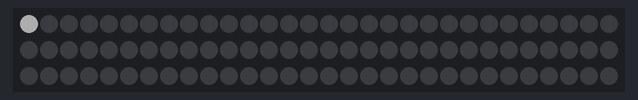
A sketch run on a simulated ESP32. Shown: 90 RGB LEDs in strip order, left to right, continuing on the next row. Dim RGB values are drawn brighter than linear; I2S audio is not simulated (input reads silence); what the sketch prints to the serial monitor is not drawn.

Above: at 0.6 s.
At 1.5 s:
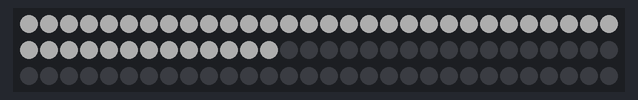
At 2.1 s:
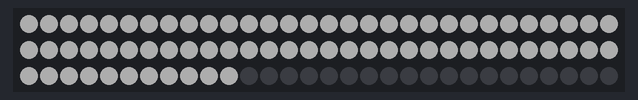
At 2.6 s:
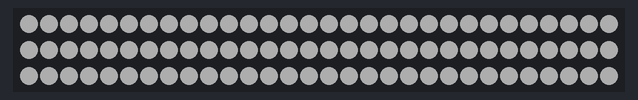

The sketch:

led_mic_funktioniert.ino
```cpp
#include <driver/i2s.h>
#define I2S_WS 15
#define I2S_SD 32
#define I2S_SCK 14
#define I2S_PORT I2S_NUM_0
#define bufferLen 128

#include <Adafruit_NeoPixel.h>  // https://github.com/adafruit/Adafruit_NeoPixel

#define STRIP_LEDS 90
#define STRIP_OUT 16

#define MAX_INPUT 400

Adafruit_NeoPixel strip(STRIP_LEDS, STRIP_OUT, NEO_GRB + NEO_KHZ800);

uint8_t reds[STRIP_LEDS] = {0, 20, 25, 30, 35, 40, 50, 60, 70, 70, 80, 80, 90, 110, 130, 150, 170, 190, 200, 220, 240, 250, 255, 255, 255, 255 };

int16_t sBuffer[bufferLen];
void setup() {
  Serial.begin(115200);
  Serial.println("Setup I2S ...");
  i2s_install();
  i2s_setpin();
  i2s_start(I2S_PORT);
  delay(500);

  strip.begin();
  strip.setBrightness(50);
  for (int i = 0; i < STRIP_LEDS; i++) {
    strip.setPixelColor(i, 0xFFFFFF);
    strip.show();
    delay(20);
  }
  delay(100);
}

void loop() {

  size_t bytesIn = 0;
  esp_err_t result = i2s_read(I2S_PORT, &sBuffer, bufferLen, &bytesIn, portMAX_DELAY);
  if (result == ESP_OK) {
    int samples_read = bytesIn / 8;
    if (samples_read > 0) {
      float mean = 0;
      for (int i = 0; i < samples_read; ++i) {
        mean += (sBuffer[i]);
      }
      mean /= samples_read;
      int maxLed = map((long)abs(mean), 10, MAX_INPUT, 0, STRIP_LEDS);
      //  Serial.println(maxLed);
      for (int i = 0; i < maxLed; i++) {
        uint8_t red = constrain(15*i, 0, 255);
        uint8_t green = constrain(255 - 12*i, 0, 255);
        uint32_t color = (red << 16) | (green << 8);
        strip.setPixelColor(i, color);
        strip.show();
      }
    }
  }

  strip.fill(0x000000, 0, STRIP_LEDS);
  strip.show();
}

void i2s_install() {
  const i2s_config_t i2s_config = {
    .mode = i2s_mode_t(I2S_MODE_MASTER | I2S_MODE_RX),
    .sample_rate = 5120,
    .bits_per_sample = i2s_bits_per_sample_t(16),
    .channel_format = I2S_CHANNEL_FMT_ONLY_LEFT,
    .communication_format = i2s_comm_format_t(I2S_COMM_FORMAT_STAND_I2S),
    .intr_alloc_flags = 0,  // default interrupt priority
    .dma_buf_count = 8,
    .dma_buf_len = bufferLen,
    .use_apll = false
  };

  i2s_driver_install(I2S_PORT, &i2s_config, 0, NULL);
}

void i2s_setpin() {
  const i2s_pin_config_t pin_config = {
    .bck_io_num = I2S_SCK,
    .ws_io_num = I2S_WS,
    .data_out_num = -1,
    .data_in_num = I2S_SD
  };

  i2s_set_pin(I2S_PORT, &pin_config);
}
```
